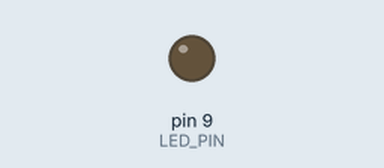
Bench run of a sketch on a simulated Arduino Uno, built with avr-gcc and run on an emulated ATmega328P. Parts: output pins drawn as LEDs (lit = HIGH).

Above: at 0.05 s.
At 1.5 s:
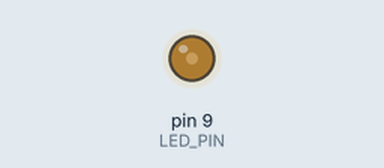
At 3.0 s:
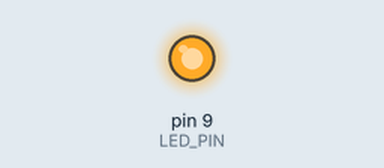
Timing chart, 0 to 6.9 s (numbered marks = the images above):
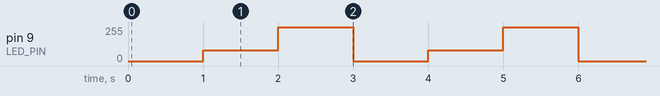

Measured:
- by itself, pin 9 (LED_PIN): repeats every 3.0 s: 255/255 1.0 s, 0/255 1.0 s, 80/255 1.0 s

The sketch:

pwm.ino
```cpp
const int LED_PIN =9;
void setup() {
  Serial.begin(9600);
  pinMode(LED_PIN,OUTPUT);
}

void loop() {
   analogWrite(LED_PIN,0); //LED 不亮
   delay(1000);
   analogWrite(LED_PIN,80);
   delay(1000);
   analogWrite(LED_PIN,255);
   delay(1000);
}
```
